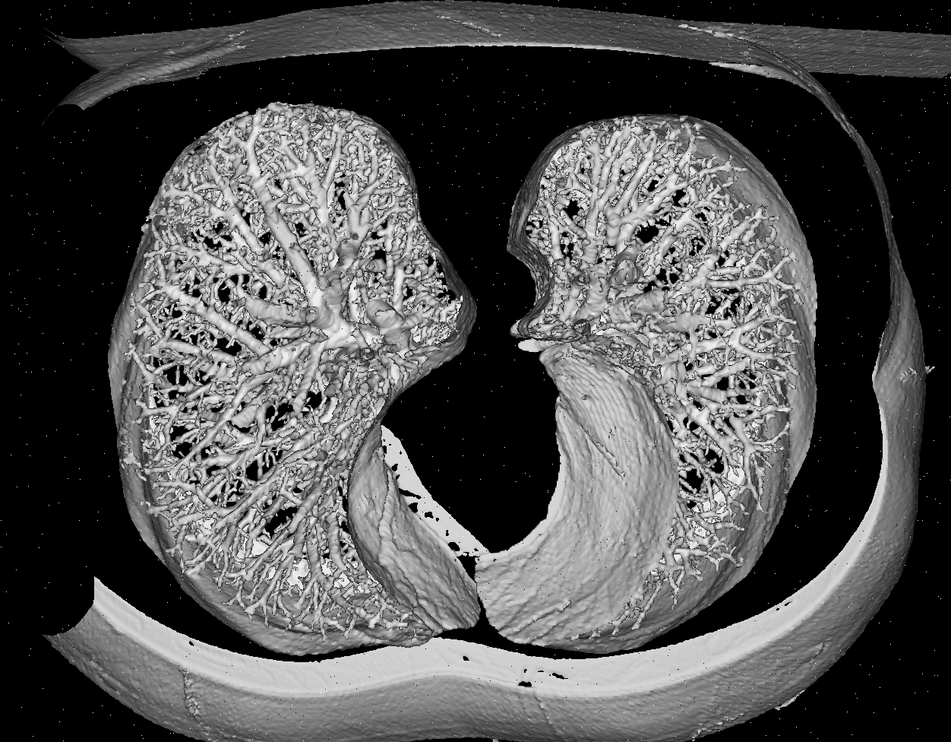
#> input picture 26/lung.png, 951 x 742 px, shrunk from 1252 x 976 before the run
$ python 3.py   (older library calls are emulated)
#> lines starting #> are read from the running program, lines starting #| are printed output that depends on the picture
import numpy as np
import matplotlib.pyplot as plt
import cv2

img = cv2.imread('lung.png')
#> img is the input picture: shape (742, 951, 3); min 0, max 255, mean 80.5

img_2 = cv2.blur(img, (3, 3))
img_3 = cv2.Sobel(img_2, cv2.CV_64F, dx=1, dy=0)
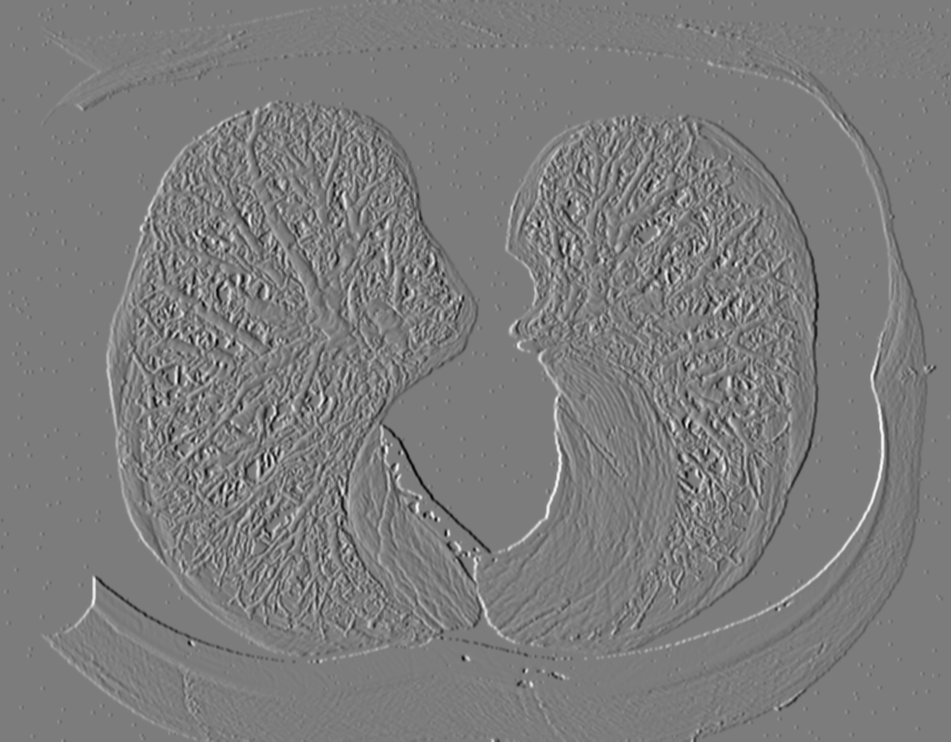
#> img_3: shape (742, 951, 3) float64; min -589, max 614, mean 0; drawn with min black and max white

plt.figure()
plt.suptitle('Problem 3 Figure')

plt.subplot(1, 3, 1)
plt.title('Original')
plt.imshow(img, cmap='gray')
plt.axis(False)

plt.subplot(1, 3, 2)
plt.title('Denoised')
plt.imshow(img_2, cmap='gray')
plt.axis(False)

plt.subplot(1, 3, 3)
plt.title('Gradient')
plt.imshow(img_3, cmap='gray')
plt.axis(False)

plt.show()
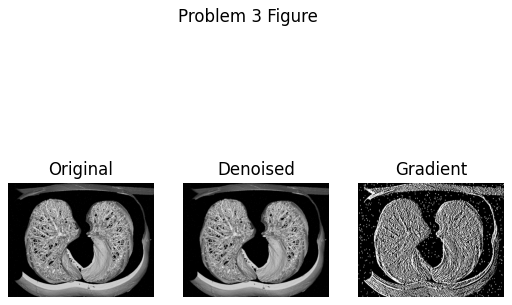
#> figure drawn by matplotlib, 3 panels

$ run again, with 26/Down Dental.png copied over 26/lung.png
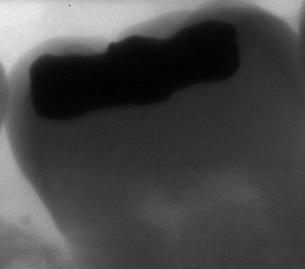
#> input picture 26/Down Dental.png, 305 x 269 px
#> img is the input picture: shape (269, 305, 3); min 0, max 249, mean 72.6
#> `img_3 = cv2.Sobel(img_2, cv2.CV_64F, dx=1, dy=0)`:
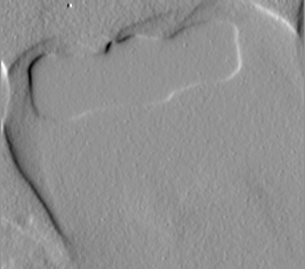
#> img_3: shape (269, 305, 3) float64; min -132, max 98, mean -2.3; drawn with min black and max white
#> `plt.show()`:
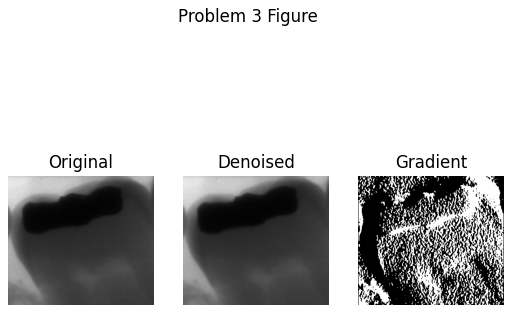
#> figure drawn by matplotlib, 3 panels

$ run again, with 26/MRIF.png copied over 26/lung.png
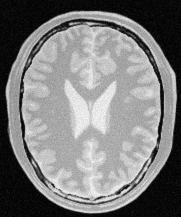
#> input picture 26/MRIF.png, 181 x 217 px
#> img is the input picture: shape (217, 181, 3); min 0, max 251, mean 123.7
#> `img_3 = cv2.Sobel(img_2, cv2.CV_64F, dx=1, dy=0)`:
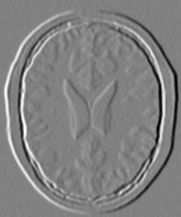
#> img_3: shape (217, 181, 3) float64; min -530, max 514, mean 0; drawn with min black and max white
#> `plt.show()`:
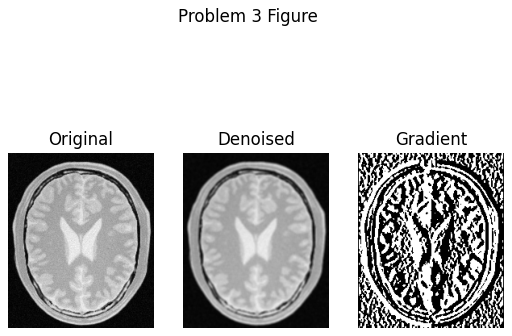
#> figure drawn by matplotlib, 3 panels
